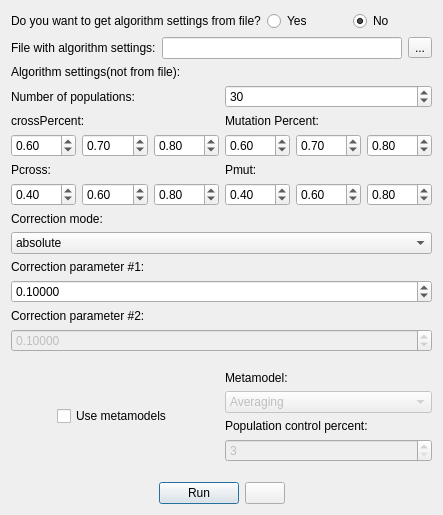
<?xml version="1.0" encoding="UTF-8"?>
<ui version="4.0">
 <class>SLGADialog</class>
 <widget class="QDialog" name="SLGADialog">
  <property name="geometry">
   <rect>
    <x>0</x>
    <y>0</y>
    <width>443</width>
    <height>515</height>
   </rect>
  </property>
  <property name="windowTitle">
   <string>Self-learning Genetic Algorithm</string>
  </property>
  <layout class="QGridLayout" name="gridLayout">
   <item row="0" column="0">
    <layout class="QVBoxLayout" name="verticalLayout_12">
     <item>
      <layout class="QHBoxLayout" name="horizontalLayout">
       <item>
        <layout class="QVBoxLayout" name="verticalLayout_11">
         <item>
          <layout class="QHBoxLayout" name="horizontalLayout_8">
           <item>
            <widget class="QLabel" name="label_3">
             <property name="text">
              <string>Do you want to get algorithm settings from file?</string>
             </property>
            </widget>
           </item>
           <item>
            <widget class="QRadioButton" name="yes">
             <property name="text">
              <string>Yes</string>
             </property>
            </widget>
           </item>
           <item>
            <widget class="QRadioButton" name="no">
             <property name="text">
              <string>No</string>
             </property>
             <property name="checked">
              <bool>true</bool>
             </property>
            </widget>
           </item>
          </layout>
         </item>
         <item>
          <layout class="QHBoxLayout" name="horizontalLayout_2">
           <item>
            <widget class="QLabel" name="label">
             <property name="text">
              <string>File with algorithm settings:</string>
             </property>
            </widget>
           </item>
           <item>
            <widget class="QLineEdit" name="algconfname"/>
           </item>
           <item>
            <widget class="QToolButton" name="toolButton">
             <property name="text">
              <string>...</string>
             </property>
            </widget>
           </item>
          </layout>
         </item>
         <item>
          <widget class="QLabel" name="label_10">
           <property name="text">
            <string>Algorithm settings(not from file):</string>
           </property>
          </widget>
         </item>
         <item>
          <layout class="QHBoxLayout" name="horizontalLayout_5">
           <item>
            <widget class="QLabel" name="label_2">
             <property name="text">
              <string>Number of populations:</string>
             </property>
            </widget>
           </item>
           <item>
            <widget class="QSpinBox" name="popNum">
             <property name="minimum">
              <number>1</number>
             </property>
             <property name="maximum">
              <number>100</number>
             </property>
             <property name="value">
              <number>30</number>
             </property>
            </widget>
           </item>
          </layout>
         </item>
         <item>
          <layout class="QHBoxLayout" name="horizontalLayout_7">
           <item>
            <layout class="QVBoxLayout" name="verticalLayout_8">
             <item>
              <widget class="QLabel" name="label_6">
               <property name="text">
                <string>crossPercent:</string>
               </property>
              </widget>
             </item>
             <item>
              <layout class="QHBoxLayout" name="cp">
               <item>
                <widget class="QDoubleSpinBox" name="cp1">
                 <property name="decimals">
                  <number>2</number>
                 </property>
                 <property name="maximum">
                  <double>1.000000000000000</double>
                 </property>
                 <property name="singleStep">
                  <double>0.010000000000000</double>
                 </property>
                 <property name="value">
                  <double>0.600000000000000</double>
                 </property>
                </widget>
               </item>
               <item>
                <widget class="QDoubleSpinBox" name="cp2">
                 <property name="maximum">
                  <double>1.000000000000000</double>
                 </property>
                 <property name="singleStep">
                  <double>0.010000000000000</double>
                 </property>
                 <property name="value">
                  <double>0.700000000000000</double>
                 </property>
                </widget>
               </item>
               <item>
                <widget class="QDoubleSpinBox" name="cp3">
                 <property name="maximum">
                  <double>1.000000000000000</double>
                 </property>
                 <property name="singleStep">
                  <double>0.010000000000000</double>
                 </property>
                 <property name="value">
                  <double>0.800000000000000</double>
                 </property>
                </widget>
               </item>
              </layout>
             </item>
             <item>
              <widget class="QLabel" name="label_7">
               <property name="text">
                <string>Pcross:</string>
               </property>
              </widget>
             </item>
             <item>
              <layout class="QHBoxLayout" name="pc">
               <item>
                <widget class="QDoubleSpinBox" name="pc1">
                 <property name="maximum">
                  <double>1.000000000000000</double>
                 </property>
                 <property name="singleStep">
                  <double>0.010000000000000</double>
                 </property>
                 <property name="value">
                  <double>0.400000000000000</double>
                 </property>
                </widget>
               </item>
               <item>
                <widget class="QDoubleSpinBox" name="pc2">
                 <property name="maximum">
                  <double>1.000000000000000</double>
                 </property>
                 <property name="singleStep">
                  <double>0.010000000000000</double>
                 </property>
                 <property name="value">
                  <double>0.600000000000000</double>
                 </property>
                </widget>
               </item>
               <item>
                <widget class="QDoubleSpinBox" name="pc3">
                 <property name="maximum">
                  <double>1.000000000000000</double>
                 </property>
                 <property name="singleStep">
                  <double>0.010000000000000</double>
                 </property>
                 <property name="value">
                  <double>0.800000000000000</double>
                 </property>
                </widget>
               </item>
              </layout>
             </item>
            </layout>
           </item>
           <item>
            <layout class="QVBoxLayout" name="verticalLayout_4">
             <item>
              <widget class="QLabel" name="label_8">
               <property name="text">
                <string>Mutation Percent:</string>
               </property>
              </widget>
             </item>
             <item>
              <layout class="QHBoxLayout" name="mp">
               <item>
                <widget class="QDoubleSpinBox" name="mp1">
                 <property name="maximum">
                  <double>1.000000000000000</double>
                 </property>
                 <property name="singleStep">
                  <double>0.010000000000000</double>
                 </property>
                 <property name="value">
                  <double>0.600000000000000</double>
                 </property>
                </widget>
               </item>
               <item>
                <widget class="QDoubleSpinBox" name="mp2">
                 <property name="maximum">
                  <double>1.000000000000000</double>
                 </property>
                 <property name="singleStep">
                  <double>0.010000000000000</double>
                 </property>
                 <property name="value">
                  <double>0.700000000000000</double>
                 </property>
                </widget>
               </item>
               <item>
                <widget class="QDoubleSpinBox" name="mp3">
                 <property name="maximum">
                  <double>1.000000000000000</double>
                 </property>
                 <property name="singleStep">
                  <double>0.010000000000000</double>
                 </property>
                 <property name="value">
                  <double>0.800000000000000</double>
                 </property>
                </widget>
               </item>
              </layout>
             </item>
             <item>
              <widget class="QLabel" name="label_9">
               <property name="text">
                <string>Pmut:</string>
               </property>
              </widget>
             </item>
             <item>
              <layout class="QHBoxLayout" name="pm">
               <item>
                <widget class="QDoubleSpinBox" name="pm1">
                 <property name="maximum">
                  <double>1.000000000000000</double>
                 </property>
                 <property name="singleStep">
                  <double>0.010000000000000</double>
                 </property>
                 <property name="value">
                  <double>0.400000000000000</double>
                 </property>
                </widget>
               </item>
               <item>
                <widget class="QDoubleSpinBox" name="pm2">
                 <property name="maximum">
                  <double>1.000000000000000</double>
                 </property>
                 <property name="singleStep">
                  <double>0.010000000000000</double>
                 </property>
                 <property name="value">
                  <double>0.600000000000000</double>
                 </property>
                </widget>
               </item>
               <item>
                <widget class="QDoubleSpinBox" name="pm3">
                 <property name="maximum">
                  <double>1.000000000000000</double>
                 </property>
                 <property name="singleStep">
                  <double>0.010000000000000</double>
                 </property>
                 <property name="value">
                  <double>0.800000000000000</double>
                 </property>
                </widget>
               </item>
              </layout>
             </item>
            </layout>
           </item>
          </layout>
         </item>
         <item>
          <widget class="QLabel" name="label_11">
           <property name="text">
            <string>Correction mode:</string>
           </property>
          </widget>
         </item>
         <item>
          <widget class="QComboBox" name="corrMode">
           <item>
            <property name="text">
             <string>absolute</string>
            </property>
           </item>
           <item>
            <property name="text">
             <string>relative (subtraction)</string>
            </property>
           </item>
           <item>
            <property name="text">
             <string>relative with forgetting (subtraction)</string>
            </property>
           </item>
           <item>
            <property name="text">
             <string>relative (division)</string>
            </property>
           </item>
           <item>
            <property name="text">
             <string>relative with forgetting (division)</string>
            </property>
           </item>
           <item>
            <property name="text">
             <string>logistic</string>
            </property>
           </item>
           <item>
            <property name="text">
             <string>diversity</string>
            </property>
           </item>
           <item>
            <property name="text">
             <string>disturbance</string>
            </property>
           </item>
           <item>
            <property name="text">
             <string>survivor</string>
            </property>
           </item>
           <item>
            <property name="text">
             <string>improved percent</string>
            </property>
           </item>
           <item>
            <property name="text">
             <string>deviation</string>
            </property>
           </item>
           <item>
            <property name="text">
             <string>iterations without improvement</string>
            </property>
           </item>
          </widget>
         </item>
         <item>
          <widget class="QLabel" name="label_12">
           <property name="text">
            <string>Correction parameter #1:</string>
           </property>
          </widget>
         </item>
         <item>
          <widget class="QDoubleSpinBox" name="corrPar1">
           <property name="decimals">
            <number>5</number>
           </property>
           <property name="minimum">
            <double>0.001000000000000</double>
           </property>
           <property name="maximum">
            <double>0.800000000000000</double>
           </property>
           <property name="singleStep">
            <double>0.100000000000000</double>
           </property>
           <property name="value">
            <double>0.100000000000000</double>
           </property>
          </widget>
         </item>
         <item>
          <widget class="QLabel" name="label_13">
           <property name="text">
            <string>Correction parameter #2:</string>
           </property>
          </widget>
         </item>
         <item>
          <widget class="QDoubleSpinBox" name="corrPar2">
           <property name="enabled">
            <bool>false</bool>
           </property>
           <property name="decimals">
            <number>5</number>
           </property>
           <property name="minimum">
            <double>0.001000000000000</double>
           </property>
           <property name="value">
            <double>0.100000000000000</double>
           </property>
          </widget>
         </item>
         <item>
          <spacer name="verticalSpacer_2">
           <property name="orientation">
            <enum>Qt::Vertical</enum>
           </property>
           <property name="sizeHint" stdset="0">
            <size>
             <width>20</width>
             <height>40</height>
            </size>
           </property>
          </spacer>
         </item>
         <item>
          <layout class="QHBoxLayout" name="horizontalLayout_3">
           <item alignment="Qt::AlignHCenter">
            <widget class="QCheckBox" name="use_metamodels">
             <property name="text">
              <string>Use metamodels</string>
             </property>
            </widget>
           </item>
           <item>
            <layout class="QVBoxLayout" name="verticalLayout_6">
             <item>
              <widget class="QLabel" name="label_5">
               <property name="text">
                <string>Metamodel:</string>
               </property>
              </widget>
             </item>
             <item>
              <widget class="QComboBox" name="comboBox">
               <property name="enabled">
                <bool>false</bool>
               </property>
               <item>
                <property name="text">
                 <string>Averaging</string>
                </property>
               </item>
               <item>
                <property name="text">
                 <string>KNearestNeighbours</string>
                </property>
               </item>
               <item>
                <property name="text">
                 <string>Neural Network</string>
                </property>
               </item>
               <item>
                <property name="text">
                 <string>Support Vector Regression</string>
                </property>
               </item>
               <item>
                <property name="text">
                 <string>Linear Regression</string>
                </property>
               </item>
               <item>
                <property name="text">
                 <string>Random</string>
                </property>
               </item>
              </widget>
             </item>
             <item>
              <widget class="QLabel" name="label_4">
               <property name="text">
                <string>Population control percent:</string>
               </property>
              </widget>
             </item>
             <item>
              <widget class="QSpinBox" name="popControl">
               <property name="enabled">
                <bool>false</bool>
               </property>
               <property name="minimum">
                <number>3</number>
               </property>
               <property name="maximum">
                <number>100</number>
               </property>
              </widget>
             </item>
            </layout>
           </item>
          </layout>
         </item>
         <item>
          <spacer name="verticalSpacer">
           <property name="orientation">
            <enum>Qt::Vertical</enum>
           </property>
           <property name="sizeHint" stdset="0">
            <size>
             <width>20</width>
             <height>40</height>
            </size>
           </property>
          </spacer>
         </item>
         <item>
          <layout class="QHBoxLayout" name="horizontalLayout_4">
           <item>
            <spacer name="horizontalSpacer">
             <property name="orientation">
              <enum>Qt::Horizontal</enum>
             </property>
             <property name="sizeHint" stdset="0">
              <size>
               <width>40</width>
               <height>20</height>
              </size>
             </property>
            </spacer>
           </item>
           <item>
            <widget class="QPushButton" name="pushButton">
             <property name="text">
              <string>Run</string>
             </property>
            </widget>
           </item>
           <item>
            <widget class="QPushButton" name="metamodels_button">
             <property name="text">
              <string/>
             </property>
             <property name="icon">
              <iconset resource="resources.qrc">
               <normaloff>:/pics/pics/chart_line.png</normaloff>:/pics/pics/chart_line.png</iconset>
             </property>
            </widget>
           </item>
           <item>
            <spacer name="horizontalSpacer_2">
             <property name="orientation">
              <enum>Qt::Horizontal</enum>
             </property>
             <property name="sizeHint" stdset="0">
              <size>
               <width>40</width>
               <height>20</height>
              </size>
             </property>
            </spacer>
           </item>
          </layout>
         </item>
        </layout>
       </item>
      </layout>
     </item>
    </layout>
   </item>
  </layout>
 </widget>
 <resources>
  <include location="resources.qrc"/>
 </resources>
 <connections>
  <connection>
   <sender>pushButton</sender>
   <signal>clicked()</signal>
   <receiver>SLGADialog</receiver>
   <slot>run()</slot>
   <hints>
    <hint type="sourcelabel">
     <x>241</x>
     <y>500</y>
    </hint>
    <hint type="destinationlabel">
     <x>73</x>
     <y>165</y>
    </hint>
   </hints>
  </connection>
  <connection>
   <sender>metamodels_button</sender>
   <signal>clicked()</signal>
   <receiver>SLGADialog</receiver>
   <slot>draw_metamodels()</slot>
   <hints>
    <hint type="sourcelabel">
     <x>275</x>
     <y>501</y>
    </hint>
    <hint type="destinationlabel">
     <x>244</x>
     <y>174</y>
    </hint>
   </hints>
  </connection>
  <connection>
   <sender>use_metamodels</sender>
   <signal>clicked()</signal>
   <receiver>SLGADialog</receiver>
   <slot>use_metamodels()</slot>
   <hints>
    <hint type="sourcelabel">
     <x>165</x>
     <y>392</y>
    </hint>
    <hint type="destinationlabel">
     <x>79</x>
     <y>48</y>
    </hint>
   </hints>
  </connection>
  <connection>
   <sender>algconfname</sender>
   <signal>textChanged(QString)</signal>
   <receiver>SLGADialog</receiver>
   <slot>loadAlgConf()</slot>
   <hints>
    <hint type="sourcelabel">
     <x>398</x>
     <y>57</y>
    </hint>
    <hint type="destinationlabel">
     <x>273</x>
     <y>42</y>
    </hint>
   </hints>
  </connection>
  <connection>
   <sender>toolButton</sender>
   <signal>clicked()</signal>
   <receiver>SLGADialog</receiver>
   <slot>openDialog()</slot>
   <hints>
    <hint type="sourcelabel">
     <x>429</x>
     <y>56</y>
    </hint>
    <hint type="destinationlabel">
     <x>289</x>
     <y>2</y>
    </hint>
   </hints>
  </connection>
  <connection>
   <sender>metamodels_button</sender>
   <signal>clicked()</signal>
   <receiver>SLGADialog</receiver>
   <slot>showMetamodelsRes()</slot>
   <hints>
    <hint type="sourcelabel">
     <x>275</x>
     <y>501</y>
    </hint>
    <hint type="destinationlabel">
     <x>225</x>
     <y>143</y>
    </hint>
   </hints>
  </connection>
  <connection>
   <sender>yes</sender>
   <signal>clicked()</signal>
   <receiver>SLGADialog</receiver>
   <slot>pressYes()</slot>
   <hints>
    <hint type="sourcelabel">
     <x>335</x>
     <y>29</y>
    </hint>
    <hint type="destinationlabel">
     <x>334</x>
     <y>9</y>
    </hint>
   </hints>
  </connection>
  <connection>
   <sender>no</sender>
   <signal>clicked()</signal>
   <receiver>SLGADialog</receiver>
   <slot>pressNo()</slot>
   <hints>
    <hint type="sourcelabel">
     <x>429</x>
     <y>29</y>
    </hint>
    <hint type="destinationlabel">
     <x>339</x>
     <y>113</y>
    </hint>
   </hints>
  </connection>
  <connection>
   <sender>corrMode</sender>
   <signal>currentIndexChanged(int)</signal>
   <receiver>SLGADialog</receiver>
   <slot>corrModeChange()</slot>
   <hints>
    <hint type="sourcelabel">
     <x>75</x>
     <y>247</y>
    </hint>
    <hint type="destinationlabel">
     <x>115</x>
     <y>291</y>
    </hint>
   </hints>
  </connection>
 </connections>
 <slots>
  <slot>run()</slot>
  <slot>draw_metamodels()</slot>
  <slot>use_metamodels()</slot>
  <slot>loadAlgConf()</slot>
  <slot>openDialog()</slot>
  <slot>change_metamodel()</slot>
  <slot>changePCPersent()</slot>
  <slot>showMetamodelsRes()</slot>
  <slot>pressYes()</slot>
  <slot>pressNo()</slot>
  <slot>corrModeChange()</slot>
  <slot>numChange()</slot>
 </slots>
</ui>
